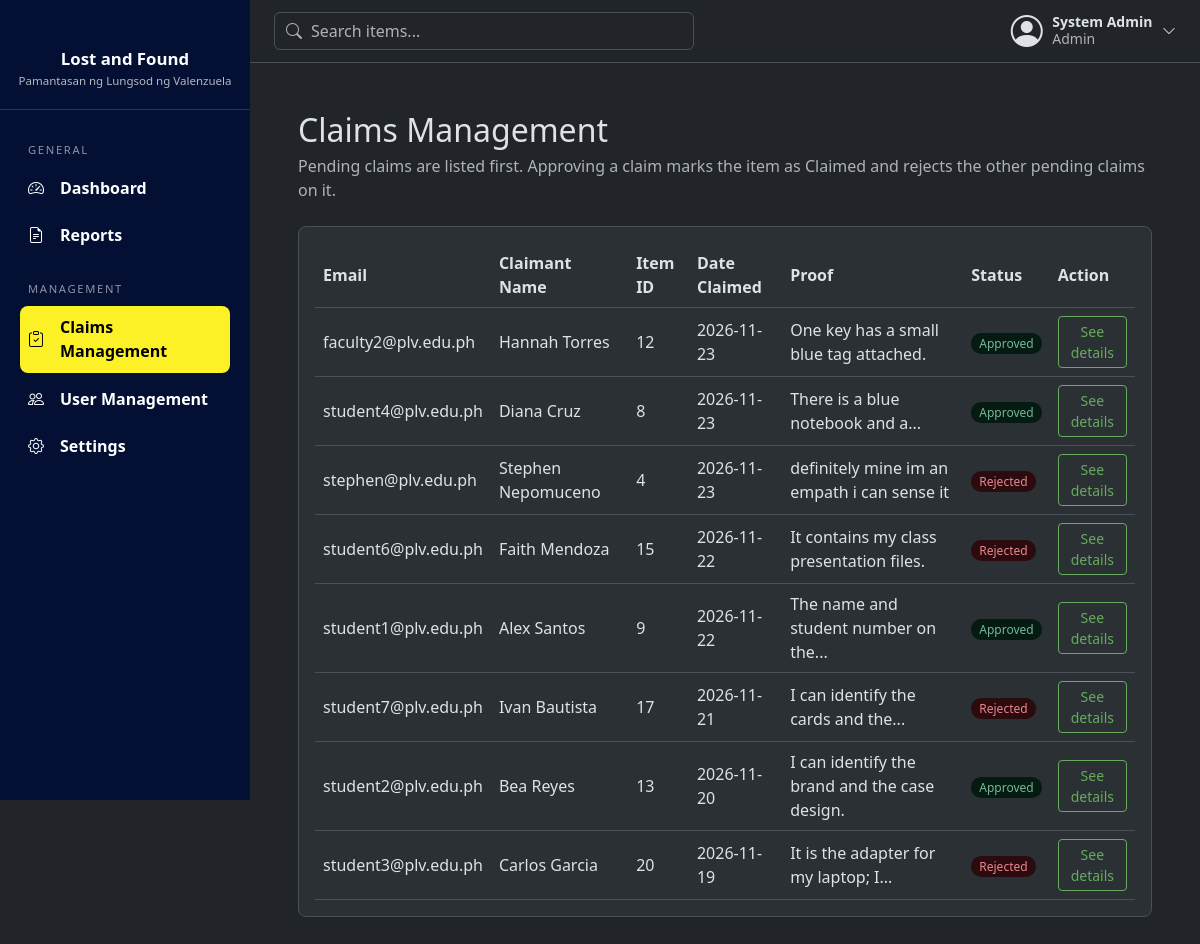
Page /admin/claims (signed in) on the committed database.
### tables this page shows
CREATE TABLE users (
            id INTEGER PRIMARY KEY AUTOINCREMENT,
            full_name TEXT NOT NULL,
            email TEXT NOT NULL UNIQUE,
            password TEXT NOT NULL,
            role TEXT NOT NULL DEFAULT 'Student'
                CHECK(role IN ('Student', 'Faculty', 'Admin'))
        , is_active INTEGER NOT NULL DEFAULT 1);

CREATE TABLE claims (
            claim_id INTEGER PRIMARY KEY AUTOINCREMENT,
            item_id INTEGER NOT NULL,
            user_id INTEGER NOT NULL,
            proof_description TEXT NOT NULL,
            claim_date DATE NOT NULL DEFAULT CURRENT_DATE,
            claim_status TEXT NOT NULL DEFAULT 'Pending'
                CHECK(claim_status IN ('Pending', 'Approved', 'Rejected')), admin_note TEXT,

            FOREIGN KEY (item_id) REFERENCES items (item_id),
            FOREIGN KEY (user_id) REFERENCES users (id)
        );

### routes/admin_routes.py (the view)
@bp.route("/claims")
@admin_required
def claims():
    db = get_db()
    all_claims = db.execute(
        "SELECT claims.claim_id, claims.item_id, claims.user_id AS claimant_id, "
        "claims.proof_description, claims.claim_date, claims.claim_status, claims.admin_note, "
        "claimant.full_name AS claimant, claimant.email AS claimant_email, "
        "items.name AS item_name, items.category, items.location, items.description, "
        "items.item_status, items.status AS item_state, items.date_reported, "
        "finder.full_name AS finder, finder.email AS finder_email "
        "FROM claims "
        "JOIN items ON claims.item_id = items.item_id "
        "JOIN users AS claimant ON claims.user_id = claimant.id "
        "JOIN users AS finder ON items.user_id = finder.id "
        "ORDER BY (claims.claim_status = 'Pending') DESC, "
        "claims.claim_date DESC, claims.claim_id DESC"
    ).fetchall()
    return render_template("admin/claims.html", all_claims=all_claims)

### database/connection.py (called while the page is built)
def get_db():
    if "db" not in g:
        g.db = sqlite3.connect(current_app.config["DATABASE"])
        g.db.row_factory = sqlite3.Row
    return g.db

### models/user_model.py (called while the page is built)
def get_by_id(user_id):
    return get_db().execute("SELECT * FROM users WHERE id = ?", (user_id,)).fetchone()

### routes/utils.py (called while the page is built)
def login_required(view):
    @wraps(view)
    def wrapped(*args, **kwargs):
        if "user_id" not in session:
            flash("Please log in first.", "warning")
            return redirect(url_for("auth.login"))
        user = user_model.get_by_id(session["user_id"])
        if user is None or not user["is_active"]:
            session.clear()
            flash("Your account is no longer active. Please contact an administrator.", "warning")
            return redirect(url_for("auth.login"))
        return view(*args, **kwargs)
    return wrapped

def admin_required(view):
    @wraps(view)
    def wrapped(*args, **kwargs):
        if session.get("role") != "Admin":
            abort(403)
        return view(*args, **kwargs)
    return login_required(wrapped)

### templates/admin/claims.html (shortened to what this page needs)
{% extends "base.html" %}
{% block content %}
<h2 class="mb-1">Claims Management</h2>
<p class="text-body-secondary mb-4">
    Pending claims are listed first. Approving a claim marks the item as Claimed and rejects the other pending claims on it.
</p>
<div class="dash-section">
    {% if all_claims %}
    <table>
        <tr>
            <th>Email</th>
            <th>Claimant Name</th>
            <th>Item ID</th>
            <th>Date Claimed</th>
            <th>Proof</th>
            <th>Status</th>
            <th>Action</th>
        </tr>
        {% for claim in all_claims %}
        <tr>
            <td>{{ claim["claimant_email"] }}</td>
            <td>{{ claim["claimant"] }}</td>
            <td>{{ claim["item_id"] }}</td>
            <td>{{ claim["claim_date"] }}</td>
            <td>{{ claim["proof_description"]|truncate(40) }}</td>
            <td><span class="dash-badge {{ claim['claim_status'] }}">{{ claim["claim_status"] }}</span></td>
            <td>
                <button type="button" class="btn btn-sm btn-outline-primary" data-bs-toggle="collapse"
                        data-bs-target="#details-{{ claim['claim_id'] }}" aria-expanded="false">See details</button>
            </td>
        </tr>
        {% endfor %}
    </table>
    {% else %}
    <p class="dash-empty mb-0">No claims have been made yet.</p>
    {% endif %}
</div>
{% endblock %}

### templates/base.html (shortened to what this page needs)
<!doctype html>
<html lang="en" data-bs-theme="dark">
<head>
  <link href="https://cdn.jsdelivr.net/npm/bootstrap@5.3.3/dist/css/bootstrap.min.css" rel="stylesheet">
  <link href="https://cdn.jsdelivr.net/npm/bootstrap-icons@1.11.3/font/bootstrap-icons.min.css" rel="stylesheet">
  <link href="{{ url_for('static', filename='css/style.css') }}" rel="stylesheet">
</head>
<body>
{% block body %}
<div class="app-shell d-flex">
    <aside class="sidebar offcanvas-md offcanvas-start" id="sidebar" tabindex="-1">
    <div class="sidebar-brand">
      <div class="sidebar-title">Lost and Found</div>
      <div class="sidebar-subtitle">Pamantasan ng Lungsod ng Valenzuela</div>
    </div>
    <nav class="sidebar-nav">
      {% if session.role == 'Admin' %}
        {% include "partials/sidebar_admin.html" %}
      {% else %}
        {% include "partials/sidebar_user.html" %}
      {% endif %}
    </nav>
  </aside>
  <div class="main-col flex-grow-1">
    <header class="topbar d-flex align-items-center justify-content-between gap-3">
      <form class="topbar-search" action="{{ url_for('shared.reports') }}" method="get" role="search">
        <input class="form-control" type="search" name="q" maxlength="100" placeholder="Search items..."
               value="{{ request.args.get('q', '') if request.endpoint == 'shared.reports' }}">
      </form>
      <div class="dropdown">
        <button class="user-menu-btn" type="button" data-bs-toggle="dropdown" aria-expanded="false">
          <i class="bi bi-person-circle fs-2"></i>
          <span class="d-none d-sm-block">
            <span class="d-block fw-semibold small">{{ session.full_name }}</span>
            <span class="d-block small text-body-secondary">{{ session.role }}</span>
          </span>
          <i class="bi bi-chevron-down small"></i>
        </button>
      </div>
    </header>
    <main class="p-3 p-md-5">
      {% block content %}{% endblock %}
    </main>
  </div>
</div>
{% endblock %}
</body>
</html>

### static/css/style.css (style rules this page uses)
.app-shell { min-height: 100vh; }
.app-shell > .main-col { min-width: 0; }
.btn-outline-primary { --bs-btn-color: #66AB5D; --bs-btn-border-color: #66AB5D; --bs-btn-hover-color: #fff; --bs-btn-hover-bg: #66AB5D; --bs-btn-hover-border-color: #66AB5D; --bs-btn-active-color: #fff; --bs-btn-active-bg: #66AB5D; --bs-btn-active-border-color: #66AB5D; --bs-btn-focus-shadow-rgb: 102, 171, 93; }
.sidebar { --bs-offcanvas-width: 250px; width: 250px; min-width: 250px; color: #fff; overflow-y: auto; }
.sidebar { background: #031033 !important; }
@media (min-width: 768px) { .sidebar { position: sticky; top: 0; height: 100vh; align-self: flex-start; } }
.sidebar-brand { padding: 2rem 1rem 1.25rem; text-align: center; border-bottom: 1px solid rgba(255, 255, 255, 0.15); }
.sidebar-title { margin-top: 0.9rem; font-size: 1.05rem; font-weight: 600; }
.sidebar-subtitle { font-size: 0.72rem; color: rgba(255, 255, 255, 0.7); }
.sidebar-nav { padding: 0.5rem 1.25rem 1.5rem; }
.topbar { position: sticky; top: 0; z-index: 1020; padding: 0.75rem 1.5rem; background: var(--bs-body-bg); border-bottom: 1px solid var(--bs-border-color); }
.topbar-search { position: relative; flex: 1; max-width: 420px; }
.topbar-search input { padding-left: 2.25rem; }
.user-menu-btn { display: flex; align-items: center; gap: 0.6rem; padding: 0; border: 0; background: none; color: var(--bs-body-color); text-align: left; line-height: 1.2; }
.dash-section { padding: 16px; margin-bottom: 24px; overflow-x: auto; border-radius: 8px; background: var(--bs-tertiary-bg); border: 1px solid var(--bs-border-color); }
.dash-section table { width: 100%; border-collapse: collapse; }
.dash-section th, .dash-section td { text-align: left; padding: 8px; border-bottom: 1px solid var(--bs-border-color); }
.dash-badge { padding: 2px 8px; border-radius: 10px; font-size: 12px; background: var(--bs-secondary-bg); color: var(--bs-body-color); }
.dash-badge.Lost, .dash-badge.Rejected { background: var(--bs-danger-bg-subtle); color: var(--bs-danger-text-emphasis); }
.dash-badge.Found, .dash-badge.Approved { background: var(--bs-success-bg-subtle); color: var(--bs-success-text-emphasis); }

### rows in the picture
users: full_name "System Admin", role "Admin"
claims: claimant_email "faculty2@plv.edu.ph", claimant "Hannah Torres", item_id "12", claim_date "2026-11-23", proof_description "One key has a small blue tag attached.", claim_status "Approved"
claims: claimant_email "student4@plv.edu.ph", claimant "Diana Cruz", item_id "8", claim_date "2026-11-23", proof_description "There is a blue notebook and a...", claim_status "Approved"
claims: claimant_email "stephen@plv.edu.ph", claimant "Stephen Nepomuceno", item_id "4", claim_date "2026-11-23", proof_description "definitely mine im an empath i can sense it", claim_status "Rejected"
claims: claimant_email "student6@plv.edu.ph", claimant "Faith Mendoza", item_id "15", claim_date "2026-11-22", proof_description "It contains my class presentation files.", claim_status "Rejected"
claims: claimant_email "student1@plv.edu.ph", claimant "Alex Santos", item_id "9", claim_date "2026-11-22", proof_description "The name and student number on the...", claim_status "Approved"
claims: claimant_email "student7@plv.edu.ph", claimant "Ivan Bautista", item_id "17", claim_date "2026-11-21", proof_description "I can identify the cards and the...", claim_status "Rejected"
claims: claimant_email "student2@plv.edu.ph", claimant "Bea Reyes", item_id "13", claim_date "2026-11-20", proof_description "I can identify the brand and the case design.", claim_status "Approved"
claims: claimant_email "student3@plv.edu.ph", claimant "Carlos Garcia", item_id "20", claim_date "2026-11-19", proof_description "It is the adapter for my laptop; I...", claim_status "Rejected"
